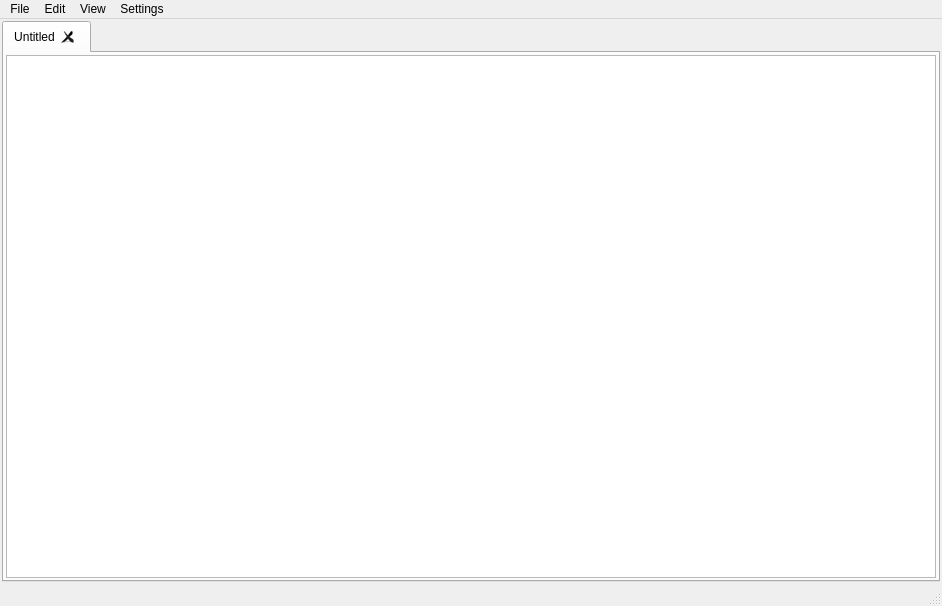
<?xml version="1.0" encoding="UTF-8"?>
<ui version="4.0">
 <class>MainWindow</class>
 <widget class="QMainWindow" name="MainWindow">
  <property name="geometry">
   <rect>
    <x>0</x>
    <y>0</y>
    <width>942</width>
    <height>606</height>
   </rect>
  </property>
  <property name="windowTitle">
   <string>MainWindow</string>
  </property>
  <widget class="QWidget" name="centralwidget">
   <layout class="QHBoxLayout" name="horizontalLayout">
    <property name="leftMargin">
     <number>2</number>
    </property>
    <property name="topMargin">
     <number>2</number>
    </property>
    <property name="rightMargin">
     <number>2</number>
    </property>
    <property name="bottomMargin">
     <number>2</number>
    </property>
    <item>
     <widget class="QTabWidget" name="tabWidget">
      <property name="currentIndex">
       <number>0</number>
      </property>
      <property name="tabsClosable">
       <bool>true</bool>
      </property>
      <property name="movable">
       <bool>true</bool>
      </property>
      <widget class="QWidget" name="tab">
       <attribute name="title">
        <string>Untitled</string>
       </attribute>
       <layout class="QHBoxLayout" name="horizontalLayout_2">
        <property name="leftMargin">
         <number>2</number>
        </property>
        <property name="topMargin">
         <number>2</number>
        </property>
        <property name="rightMargin">
         <number>2</number>
        </property>
        <property name="bottomMargin">
         <number>2</number>
        </property>
        <item>
         <widget class="QPlainTextEdit" name="plainTextEdit"/>
        </item>
       </layout>
      </widget>
     </widget>
    </item>
   </layout>
  </widget>
  <widget class="QStatusBar" name="statusbar">
   <property name="enabled">
    <bool>true</bool>
   </property>
  </widget>
  <widget class="QMenuBar" name="menubar">
   <property name="geometry">
    <rect>
     <x>0</x>
     <y>0</y>
     <width>942</width>
     <height>33</height>
    </rect>
   </property>
   <widget class="QMenu" name="menuFile">
    <property name="title">
     <string>File</string>
    </property>
    <addaction name="actionNew"/>
    <addaction name="actionOpen"/>
    <addaction name="actionSave"/>
    <addaction name="actionSave_As"/>
    <addaction name="actionSave_All"/>
    <addaction name="actionExit"/>
   </widget>
   <widget class="QMenu" name="menuEdit">
    <property name="title">
     <string>Edit</string>
    </property>
    <addaction name="actionFind"/>
    <addaction name="actionFind_Next"/>
    <addaction name="actionReplace"/>
   </widget>
   <widget class="QMenu" name="menuSettings">
    <property name="title">
     <string>Settings</string>
    </property>
   </widget>
   <widget class="QMenu" name="menuView">
    <property name="title">
     <string>View</string>
    </property>
    <widget class="QMenu" name="menuZoom">
     <property name="title">
      <string>Zoom</string>
     </property>
     <addaction name="actionZoom_In"/>
     <addaction name="actionZoom_Out"/>
    </widget>
    <addaction name="menuZoom"/>
   </widget>
   <addaction name="menuFile"/>
   <addaction name="menuEdit"/>
   <addaction name="menuView"/>
   <addaction name="menuSettings"/>
  </widget>
  <action name="actionNew">
   <property name="text">
    <string>New</string>
   </property>
   <property name="shortcut">
    <string>Ctrl+N</string>
   </property>
  </action>
  <action name="actionOpen">
   <property name="text">
    <string>Open</string>
   </property>
   <property name="shortcut">
    <string>Ctrl+O</string>
   </property>
  </action>
  <action name="actionSave">
   <property name="text">
    <string>Save</string>
   </property>
   <property name="shortcut">
    <string>Ctrl+S</string>
   </property>
  </action>
  <action name="actionSave_As">
   <property name="text">
    <string>Save As</string>
   </property>
   <property name="shortcut">
    <string>Ctrl+Shift+S</string>
   </property>
  </action>
  <action name="actionSave_All">
   <property name="text">
    <string>Save All</string>
   </property>
   <property name="shortcut">
    <string>Ctrl+Alt+S</string>
   </property>
  </action>
  <action name="actionClose_Tab">
   <property name="text">
    <string>Close Tab</string>
   </property>
   <property name="shortcut">
    <string>Ctrl+W</string>
   </property>
  </action>
  <action name="actionFind">
   <property name="text">
    <string>Find</string>
   </property>
   <property name="shortcut">
    <string>Ctrl+F</string>
   </property>
  </action>
  <action name="actionReplace">
   <property name="text">
    <string>Replace</string>
   </property>
   <property name="shortcut">
    <string>Ctrl+H</string>
   </property>
  </action>
  <action name="actionExit">
   <property name="text">
    <string>Exit</string>
   </property>
  </action>
  <action name="actionFind_Next">
   <property name="text">
    <string>Find Next</string>
   </property>
   <property name="shortcut">
    <string>F3</string>
   </property>
  </action>
  <action name="actionZoom_In">
   <property name="text">
    <string>Zoom In</string>
   </property>
   <property name="shortcut">
    <string>Ctrl+=</string>
   </property>
  </action>
  <action name="actionZoom_Out">
   <property name="text">
    <string>Zoom Out</string>
   </property>
   <property name="shortcut">
    <string>Ctrl+-</string>
   </property>
  </action>
 </widget>
 <resources/>
 <connections/>
</ui>
